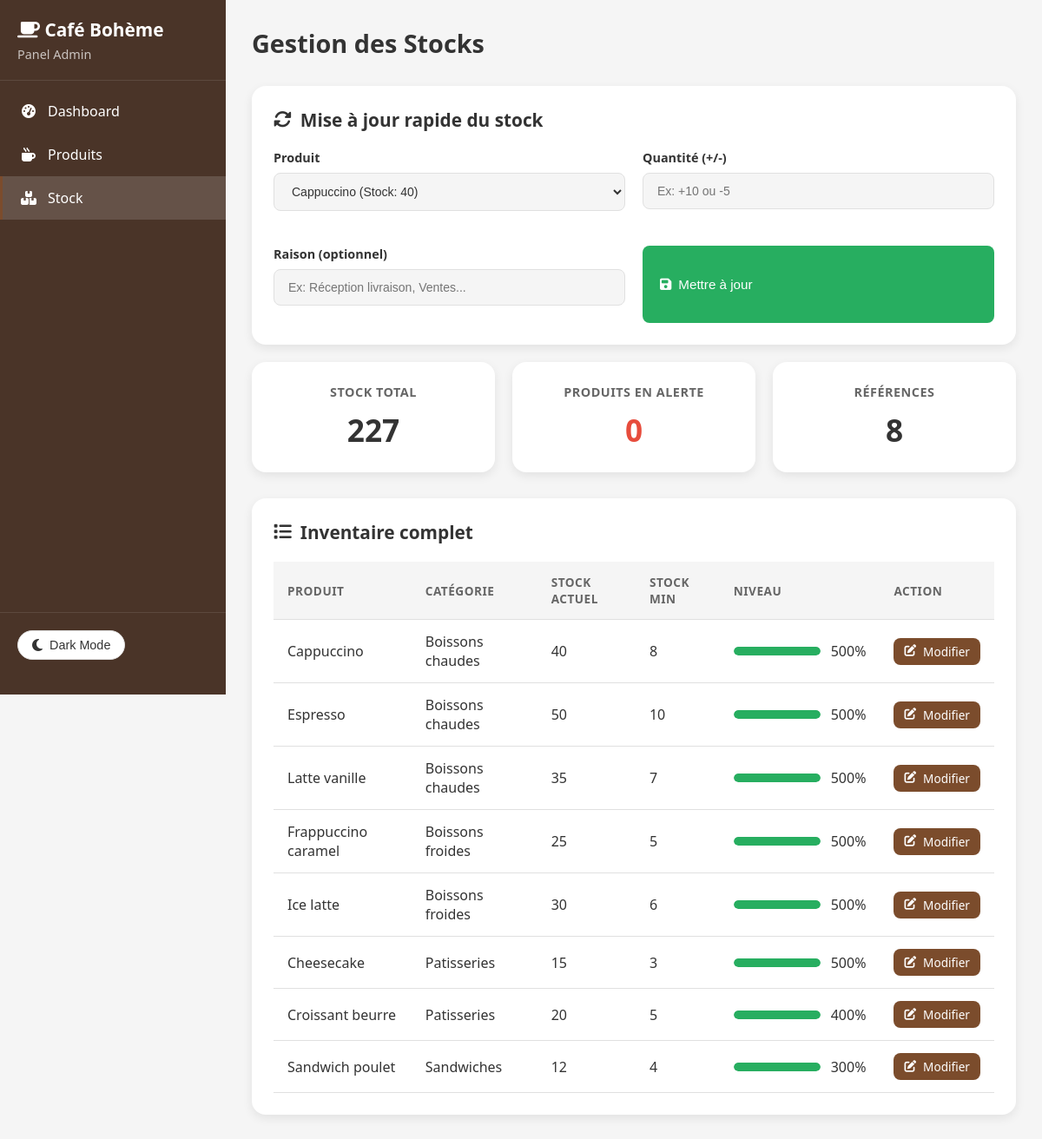
/admin/stock.php?product=2 (signed in), run on the app's committed database.
### tables this page shows
CREATE TABLE IF NOT EXISTS products (
    id INT AUTO_INCREMENT PRIMARY KEY,
    name VARCHAR(100) NOT NULL,
    category VARCHAR(50) NOT NULL,
    price DECIMAL(10,2) NOT NULL,
    description TEXT,
    image VARCHAR(255),
    stock INT DEFAULT 0,
    stock_min INT DEFAULT 5,
    active TINYINT(1) DEFAULT 1,
    created_at TIMESTAMP DEFAULT CURRENT_TIMESTAMP,
    updated_at TIMESTAMP DEFAULT CURRENT_TIMESTAMP ON UPDATE CURRENT_TIMESTAMP
);

### config/database.php (called while the page is built, shortened)
<?php
function getDBConnection() {
    try {
        $pdo = new PDO(
            "mysql:host=" . DB_HOST . ";dbname=" . DB_NAME . ";charset=utf8mb4",
            DB_USER,
            DB_PASS,
            [
                PDO::ATTR_ERRMODE => PDO::ERRMODE_EXCEPTION,
                PDO::ATTR_DEFAULT_FETCH_MODE => PDO::FETCH_ASSOC,
                PDO::ATTR_EMULATE_PREPARES => false
            ]
        );
        return $pdo;
    } catch (PDOException $e) {
        die("Connection failed: " . $e->getMessage());
    }
}

### models/Product.php (called while the page is built, shortened)
<?php
require_once __DIR__ . '/../config/database.php';
class Product {
    private $pdo;
    public function __construct() {
        $this->pdo = getDBConnection();
    }
    public function getAll($activeOnly = false) {
        $sql = "SELECT * FROM products";
        $sql .= " ORDER BY category, name";
        $stmt = $this->pdo->query($sql);
        return $stmt->fetchAll();
    }
    public function getById($id) {
        $stmt = $this->pdo->prepare("SELECT * FROM products WHERE id = ?");
        $stmt->execute([$id]);
        return $stmt->fetch();
    }
    public function getLowStock() {
        $stmt = $this->pdo->query("SELECT * FROM products WHERE stock <= stock_min AND active = 1 ORDER BY stock ASC");
        return $stmt->fetchAll();
    }
}

### admin/stock.php (the view, shortened to what this page needs)
<?php
require_once __DIR__ . '/../models/Admin.php';
require_once __DIR__ . '/../models/Product.php';
$productModel = new Product();
$selectedProduct = null;
if (isset($_GET['product'])) {
    $selectedProduct = $productModel->getById($_GET['product']);
}
$products = $productModel->getAll();
$lowStock = $productModel->getLowStock();
?>
<!DOCTYPE html>
<html lang="fr">
<head>
    <link rel="stylesheet" href="../css/admin.css">
    <link rel="stylesheet" href="https://cdnjs.cloudflare.com/ajax/libs/font-awesome/6.4.0/css/all.min.css">
</head>
<body>
    <div class="admin-layout">
        <aside class="sidebar">
            <div class="sidebar-header">
                <h2><i class="fas fa-coffee"></i> Café Bohème</h2>
                <p>Panel Admin</p>
            </div>
            <ul class="nav-menu">
                <li><a href="index.php"><i class="fas fa-tachometer-alt"></i> Dashboard</a></li>
                <li><a href="products.php"><i class="fas fa-mug-hot"></i> Produits</a></li>
                <li><a href="stock.php" class="active"><i class="fas fa-boxes"></i> Stock</a></li>
            </ul>
            <div class="sidebar-footer">
                <button class="theme-toggle" onclick="toggleTheme()">
                    <i class="fas fa-moon"></i> Dark Mode
                </button>
            </div>
        </aside>
        <main class="main-content">
            <div class="header-bar">
                <h1>Gestion des Stocks</h1>
            </div>
            <div class="panel">
                <h2><i class="fas fa-sync-alt"></i> Mise à jour rapide du stock</h2>
                <form method="POST">
                    <div class="form-grid">
                        <div class="form-group">
                            <label>Produit</label>
                            <select name="product_id" required>
                                <?php foreach ($products as $p): ?>
                                    <option value="<?php echo $p['id']; ?>"
                                            <?php echo ($selectedProduct['id'] ?? '') == $p['id'] ? 'selected' : ''; ?>>
                                        <?php echo htmlspecialchars($p['name']); ?>
                                        (Stock: <?php echo $p['stock']; ?>)
                                    </option>
                                <?php endforeach; ?>
                            </select>
                        </div>
                        <div class="form-group">
                            <label>Quantité (+/-)</label>
                            <input type="number" name="quantity" required
                                   placeholder="Ex: +10 ou -5">
                        </div>
                        <div class="form-group">
                            <label>Raison (optionnel)</label>
                            <input type="text" name="reason"
                                   placeholder="Ex: Réception livraison, Ventes...">
                        </div>
                        <button type="submit" name="update_stock" class="btn btn-success">
                            <i class="fas fa-save"></i> Mettre à jour
                        </button>
                    </div>
                </form>
            </div>
            <div class="stats-grid">
                <div class="stat-card">
                    <h3>Stock Total</h3>
                    <div class="stat-value"><?php echo array_sum(array_column($products, 'stock')); ?></div>
                </div>
                <div class="stat-card">
                    <h3>Produits en alerte</h3>
                    <div class="stat-value" style="color: #e74c3c;"><?php echo count($lowStock); ?></div>
                </div>
                <div class="stat-card">
                    <h3>Références</h3>
                    <div class="stat-value"><?php echo count($products); ?></div>
                </div>
            </div>
            <div class="panel">
                <h2><i class="fas fa-list"></i> Inventaire complet</h2>
                <table>
                    <thead>
                        <tr>
                            <th>Produit</th>
                            <th>Catégorie</th>
                            <th>Stock Actuel</th>
                            <th>Stock Min</th>
                            <th>Niveau</th>
                            <th>Action</th>
                        </tr>
                    </thead>
                    <tbody>
                        <?php foreach ($products as $product):
                            $ratio = $product['stock_min'] > 0 ? $product['stock'] / $product['stock_min'] : 1;
                            if ($ratio <= 0.5) {
                                $stockClass = 'stock-low';
                                $barClass = 'stock-low';
                            } elseif ($ratio <= 1) {
                                $stockClass = 'stock-medium';
                                $barClass = 'stock-medium';
                            } else {
                                $barClass = 'stock-good';
                            }
                            $percent = min(100, ($ratio * 50));
                        ?>
                        <tr>
                            <td><?php echo htmlspecialchars($product['name']); ?></td>
                            <td><?php echo ucfirst(str_replace('-', ' ', $product['category'])); ?></td>
                            <td <?php echo $ratio <= 0.5 ? 'class="stock-critical"' : ''; ?>>
                                <?php echo $product['stock']; ?>
                            </td>
                            <td><?php echo $product['stock_min']; ?></td>
                            <td>
                                <div class="stock-level">
                                    <div class="stock-bar">
                                        <div class="stock-bar-fill <?php echo $barClass; ?>"
                                             style="width: <?php echo $percent; ?>%"></div>
                                    </div>
                                    <span><?php echo round($ratio * 100); ?>%</span>
                                </div>
                            </td>
                            <td>
                                <a href="stock.php?product=<?php echo $product['id']; ?>" class="btn btn-sm">
                                    <i class="fas fa-edit"></i> Modifier
                                </a>
                            </td>
                        </tr>
                        <?php endforeach; ?>
                    </tbody>
                </table>
            </div>
        </main>
    </div>
</body>
</html>

### css/admin.css (style rules this page uses)
:root { --bg-primary: #f5f5f5; --bg-secondary: #ffffff; --bg-sidebar: #4a3428; --text-primary: #333333; --text-secondary: #666666; --text-sidebar: #ffffff; --border-color: #e0e0e0; --accent: #7b4c2c; --accent-hover: #5a3820; --success: #27ae60; --warning: #f39c12; --danger: #e74c3c; --shadow: rgba(0, 0, 0, 0.08); }
* { margin: 0; padding: 0; box-sizing: border-box; transition: background-color 0.3s, color 0.3s, border-color 0.3s; }
body { font-family: 'Segoe UI', Tahoma, Geneva, Verdana, sans-serif; background-color: var(--bg-primary); color: var(--text-primary); }
.admin-layout { display: flex; min-height: 100vh; }
.sidebar { width: 260px; background: var(--bg-sidebar); color: var(--text-sidebar); padding: 20px 0; display: flex; flex-direction: column; position: fixed; height: 100vh; z-index: 100; }
.sidebar-header { padding: 0 20px 20px; border-bottom: 1px solid rgba(255, 255, 255, 0.1); margin-bottom: 10px; }
.sidebar-header h2 { font-size: 1.3rem; margin: 0; font-weight: 600; }
.sidebar-header p { margin: 5px 0 0; opacity: 0.7; font-size: 0.9rem; }
.nav-menu { list-style: none; padding: 0; margin: 0; flex: 1; }
.nav-menu li a { display: flex; align-items: center; gap: 12px; padding: 14px 20px; color: var(--text-sidebar); text-decoration: none; transition: all 0.3s; border-left: 3px solid transparent; }
.nav-menu li a.active { background: rgba(255, 255, 255, 0.15); border-left-color: var(--accent); font-weight: 500; }
.nav-menu li a i { width: 20px; text-align: center; }
.sidebar-footer { padding: 20px; border-top: 1px solid rgba(255, 255, 255, 0.1); }
.main-content { flex: 1; margin-left: 260px; padding: 30px; background: var(--bg-primary); min-height: 100vh; }
.header-bar { display: flex; justify-content: space-between; align-items: center; margin-bottom: 30px; }
.header-bar h1 { font-size: 1.8rem; font-weight: 600; color: var(--text-primary); }
.theme-toggle { background: var(--bg-secondary); border: 1px solid var(--border-color); padding: 8px 16px; border-radius: 20px; cursor: pointer; display: flex; align-items: center; gap: 8px; color: var(--text-primary); font-size: 0.9rem; }
.theme-toggle i { font-size: 1rem; }
.btn { padding: 10px 20px; background: var(--accent); color: white; text-decoration: none; border-radius: 8px; border: none; cursor: pointer; display: inline-flex; align-items: center; gap: 8px; font-size: 0.95rem; font-weight: 500; transition: all 0.3s; }
.btn-success { background: var(--success); }
.btn-sm { padding: 6px 12px; font-size: 0.85rem; }
.panel { background: var(--bg-secondary); padding: 25px; border-radius: 16px; box-shadow: 0 4px 12px var(--shadow); margin-bottom: 20px; }
.panel h2 { margin: 0 0 20px; font-size: 1.3rem; color: var(--text-primary); display: flex; align-items: center; gap: 10px; }
.stats-grid { display: grid; grid-template-columns: repeat(auto-fit, minmax(200px, 1fr)); gap: 20px; margin-bottom: 30px; }
.stat-card { background: var(--bg-secondary); padding: 25px; border-radius: 16px; box-shadow: 0 4px 12px var(--shadow); text-align: center; transition: transform 0.3s; }
.stat-card h3 { margin: 0 0 10px; font-size: 0.9rem; color: var(--text-secondary); text-transform: uppercase; letter-spacing: 0.5px; }
.stat-value { font-size: 2.2rem; font-weight: bold; color: var(--text-primary); }
table { width: 100%; border-collapse: collapse; }
th, td { padding: 14px 16px; text-align: left; border-bottom: 1px solid var(--border-color); }
th { font-weight: 600; color: var(--text-secondary); font-size: 0.85rem; text-transform: uppercase; letter-spacing: 0.5px; background: var(--bg-primary); }
.form-grid { display: grid; grid-template-columns: repeat(2, 1fr); gap: 20px; }
.form-group { margin-bottom: 20px; }
.form-group label { display: block; margin-bottom: 8px; font-weight: 600; color: var(--text-primary); font-size: 0.9rem; }
.form-group input, .form-group select, .form-group textarea { width: 100%; padding: 12px 16px; border: 1px solid var(--border-color); border-radius: 8px; font-size: 14px; background: var(--bg-primary); color: var(--text-primary); }
.stock-level { display: flex; align-items: center; gap: 12px; }
.stock-bar { width: 100px; height: 10px; background: var(--bg-primary); border-radius: 5px; overflow: hidden; }
.stock-bar-fill { height: 100%; border-radius: 5px; transition: width 0.3s; }
.stock-good { background: var(--success); }

### data on the page
products: name "Cappuccino", category "Boissons chaudes", stock "40", stock_min "8", $ratio * 100 "500"
products: name "Espresso", category "Boissons chaudes", stock "50", stock_min "10", $ratio * 100 "500"
products: name "Latte vanille", category "Boissons chaudes", stock "35", stock_min "7", $ratio * 100 "500"
products: name "Frappuccino caramel", category "Boissons froides", stock "25", stock_min "5", $ratio * 100 "500"
products: name "Ice latte", category "Boissons froides", stock "30", stock_min "6", $ratio * 100 "500"
products: name "Cheesecake", category "Patisseries", stock "15", stock_min "3", $ratio * 100 "500"
products: name "Croissant beurre", category "Patisseries", stock "20", stock_min "5", $ratio * 100 "400"
products: name "Sandwich poulet", category "Sandwiches", stock "12", stock_min "4", $ratio * 100 "300"

### other printed values
array_sum(array_column($products, 'stock')) "227"
count($lowStock) "0"
count($products) "8"
form field product_id "Cappuccino (Stock: 40)"
